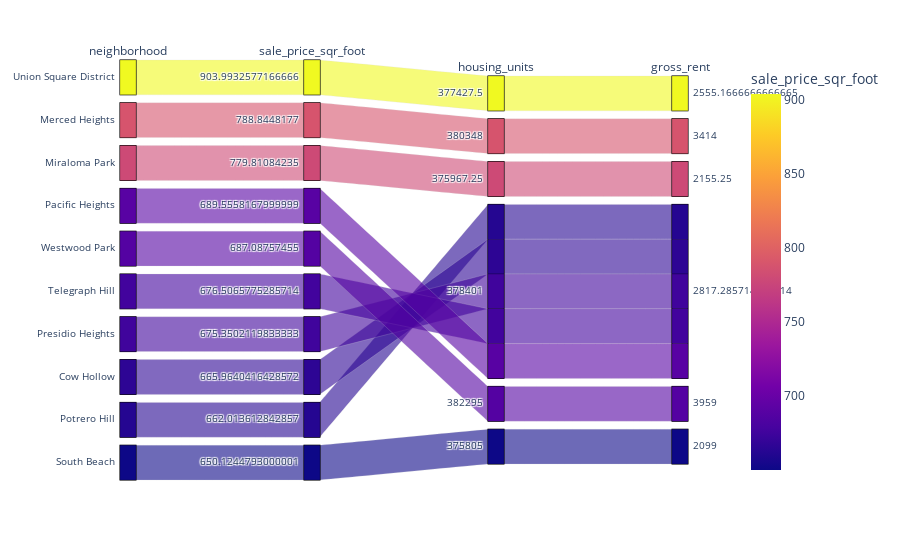

The notebook cell this image was saved under:
### Markdown cell above
### Create a Parallel  Categories Plot

### Code cell
# Parallel Categories Plot
px.parallel_categories(
    expensive_sales_df,
    dimensions=["neighborhood","sale_price_sqr_foot","housing_units","gross_rent"],
    color= "sale_price_sqr_foot"
)

### Figure 1 — Plotly figure (JSON) as saved in the notebook; plotly's stock layout.template omitted (floating-point values rounded to 4 significant figures)
{"data": [{"dimensions": [{"label": "neighborhood", "values": ["Union Square District", "Merced Heights", "Miraloma Park", "Pacific Heights", "Westwood Park", "Telegraph Hill", "Presidio Heights", "Cow Hollow", "Potrero Hill", "South Beach"]}, {"label": "sale_price_sqr_foot", "values": [904.0, 788.8, 779.8, 689.6, 687.1, 676.5, 675.4, 666.0, 662.0, 650.1]}, {"label": "housing_units", "values": [377400.0, 380348, 376000.0, 378401, 382295, 378401, 378401, 378401, 378401, 375805]}, {"label": "gross_rent", "values": [2555.0, 3414, 2155.0, 2817.0, 3959, 2817.0, 2817.0, 2817.0, 2817.0, 2099]}], "domain": {"x": [0, 1], "y": [0, 1]}, "line": {"color": [904.0, 788.8, 779.8, 689.6, 687.1, 676.5, 675.4, 666.0, 662.0, 650.1], "coloraxis": "coloraxis"}, "name": "", "type": "parcats"}], "layout": {"autosize": true, "coloraxis": {"colorbar": {"title": {"text": "sale_price_sqr_foot"}}, "colorscale": [[0, "#0d0887"], [0.1111, "#46039f"], [0.2222, "#7201a8"], [0.3333, "#9c179e"], [0.4444, "#bd3786"], [0.5556, "#d8576b"], [0.6667, "#ed7953"], [0.7778, "#fb9f3a"], [0.8889, "#fdca26"], [1, "#f0f921"]]}, "legend": {"tracegroupgap": 0}, "margin": {"t": 60}}}
